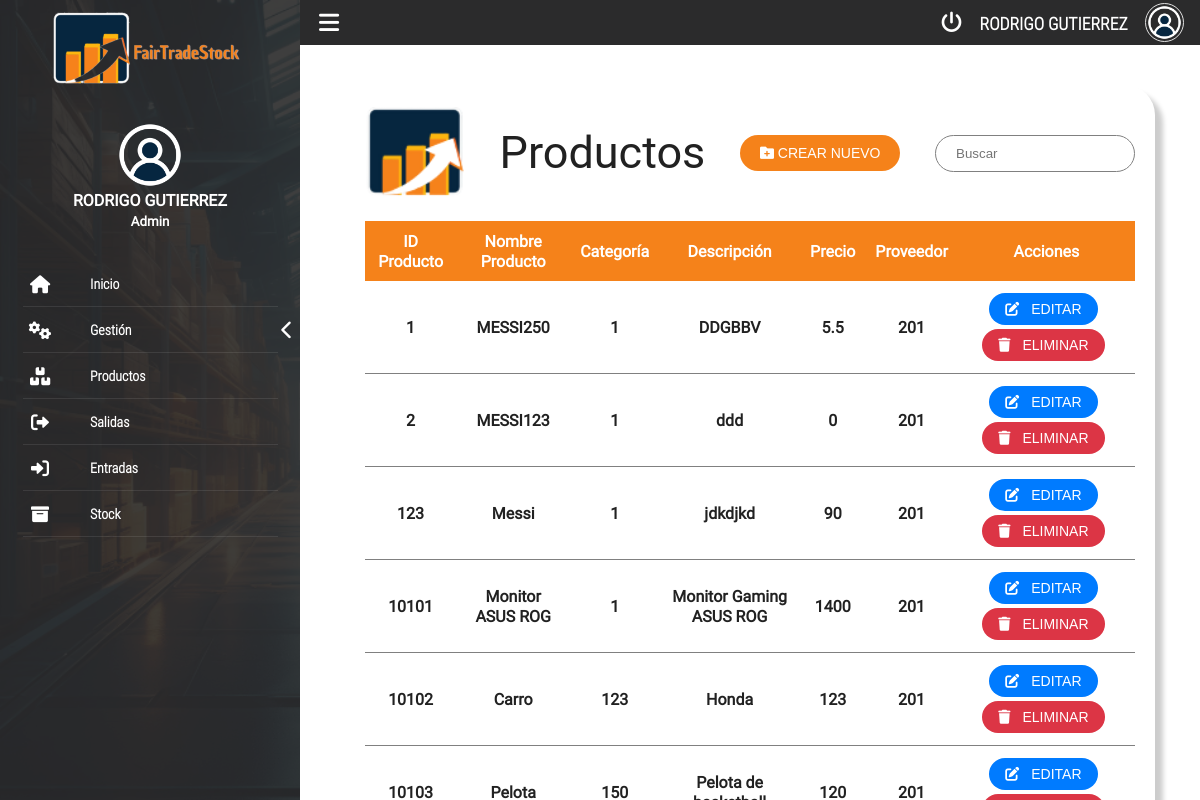
Page /?p=productos on the committed database.
### tables this page shows
CREATE TABLE `productos` (
  `id_producto` int(11) NOT NULL,
  `nombre` varchar(255) DEFAULT NULL,
  `id_categoria` int(11) DEFAULT NULL,
  `descripcion` text DEFAULT NULL,
  `precio` float DEFAULT NULL,
  `id_proveedor` int(11) DEFAULT NULL
);

### obtener_productos.php (the view, shortened to what this page needs)
<?php
include 'conexion.php';
$sql = "SELECT * FROM productos";
$result = $conn->query($sql);
if ($result->num_rows > 0) {
    while ($row = $result->fetch_assoc()) {
        echo "<tr>";
        echo "<td>" . htmlspecialchars($row["id_producto"]) . "</td>";
        echo "<td>" . htmlspecialchars($row["nombre"]) . "</td>";
        echo "<td>" . htmlspecialchars($row["id_categoria"]) . "</td>";
        echo "<td>" . htmlspecialchars($row["descripcion"]) . "</td>";
        echo "<td>" . htmlspecialchars($row["precio"]) . "</td>";
        echo "<td>" . htmlspecialchars($row["id_proveedor"]) . "</td>";
        echo '<td>
                <button class="editButton s-button" data-id="' . htmlspecialchars($row["id_producto"]) . '"><i class="fas fa-edit"></i> Editar</button>
                <button class="deleteButton s-button" data-id="' . htmlspecialchars($row["id_producto"]) . '"><i class="fas fa-trash"></i> Eliminar</button>
              </td>';
        echo "</tr>";
    }
} else {
    echo "<tr><td colspan='7'>No hay productos registrados</td></tr>";
}
?>

### index.php (shortened to what this page needs)
<!DOCTYPE html>
<html lang="es">
<head>
    <link rel="stylesheet" href="css/styles.css">
    <link rel="stylesheet" href="css/material.min.css">
    <link rel="stylesheet" href="css/jquery.mCustomScrollbar.css">
    <link rel="stylesheet" href="css/main.css">
    <link rel="stylesheet" href="https://cdnjs.cloudflare.com/ajax/libs/font-awesome/6.0.0-beta3/css/all.min.css">
</head>
<body>
<section class="full-width navLateral">
    <div class="full-width navLateral-bg btn-menu"></div>
    <div class="full-width navLateral-body">
        <div class="full-width navLateral-body-logo text-center tittles">
            <i class="zmdi zmdi-close btn-menu"></i> <img src="img/FairTrade Stock.png">
        </div>
        <figure class="full-width navLateral-body-tittle-menu">
            <div>
                <img src="assets/img/avatar-male.png" alt="Avatar" class="img-responsive">
            </div>
            <figcaption>
                <span>
                    RODRIGO GUTIERREZ<br>
                    <small>Admin</small>
                </span>
            </figcaption>
        </figure>
        <nav class="full-width">
            <ul class="full-width list-unstyle menu-principal">
                <li class="full-width">
                    <a href="./?p=resumen" class="full-width">
                        <div class="navLateral-body-cl">
                        <i class="fas fa-home icon-menu"></i>
                        </div>
                        <div class="navLateral-body-cr">
                            Inicio
                        </div>
                    </a>
                </li>
                <li class="full-width divider-menu-h"></li>
                <li class="full-width">
                    <a href="#!" class="full-width btn-subMenu">
                        <div class="navLateral-body-cl">
                        <i class="fas fa-cogs icon-menu"></i>
                        </div>
                        <div class="navLateral-body-cr">
                            Gestión
                        </div>
                        <span class="fas fa-chevron-left"></span>
                    </a>
                </li>
                <li class="full-width divider-menu-h"></li>
                <li class="full-width">
                    <a href="./?p=productos" class="full-width">
                        <div class="navLateral-body-cl">
                            <i class="fas fa-boxes icon-menu"></i>
                        </div>
                        <div class="navLateral-body-cr">
                            Productos
                        </div>
                    </a>
                </li>
                <li class="full-width divider-menu-h"></li>
                <li class="full-width">
                    <a href="./?p=salidas" class="full-width">
                        <div class="navLateral-body-cl">
                            <i class="fas fa-sign-out-alt icon-menu"></i>
                        </div>
                        <div class="navLateral-body-cr">
                            Salidas
                        </div>
                    </a>
                </li>
                <li class="full-width divider-menu-h"></li>
                <li class="full-width">
                    <a href="./?p=Entradas" class="full-width">
                        <div class="navLateral-body-cl">
                            <i class="fas fa-sign-in-alt icon-menu"></i>
                        </div>
                        <div class="navLateral-body-cr">
                            Entradas
                        </div>
                    </a>
                </li>
                <li class="full-width divider-menu-h"></li>
                <li class="full-width">
                    <a href="./?p=stock" class="full-width">
                        <div class="navLateral-body-cl">
                            <i class="fas fa-archive icon-menu"></i>
                        </div>
                        <div class="navLateral-body-cr">
                            Stock
                        </div>
                    </a>
                </li>
                <li class="full-width divider-menu-h"></li>
            </ul>
        </nav>
    </div>
</section>
<section class="full-width pageContent">
<div class="full-width navBar">
    <div class="full-width navBar-options">
        <i class="fas fa-bars btn-menu" id="btn-menu"></i>
        <nav class="navBar-options-list">
            <ul class="list-unstyle">
                <li class="btn-exit" id="btn-exit">
                    <i class="fas fa-power-off"></i>
                </li>
                <li class="text-condensedLight noLink"><small>RODRIGO GUTIERREZ</small></li>
                <li class="noLink">
                    <figure>
                        <img src="assets/img/avatar-male.png" alt="Avatar" class="img-responsive">
                    </figure>
                </li>
            </ul>
        </nav>
    </div>
</div>
    <section class="full-width text-center" style="padding: 40px 0;">
        <?php
            $page_content = isset($_GET['p'])  ? $_GET['p'] : "resumen";
            include($page_content.".php");
        ?>
    </section>
</section>
</body>
</html>

### productos.php (shortened to what this page needs)
<div class="container" style="margin: auto;">
    <div class="table_header">
        <img src="img/FairTradeStock.png" alt="Logo de la empresa" style="width: 100px; height: auto;">
        <h2>Productos</h2>
        <button id="showFormBtn"><i class="fas fa-folder-plus"></i> Crear nuevo</button>
        <div class="input_search">
            <input type="search" id="searchInput" placeholder="Buscar" />
        </div>
    </div>
    <div class="table_container">
        <table id="productTable">
            <thead>
                <tr>
                    <th>ID Producto <i class="bi bi-chevron-expand"></i></th>
                    <th>Nombre Producto <i class="bi bi-chevron-expand"></i></th>
                    <th>Categoría <i class="bi bi-chevron-expand"></i></th>
                    <th>Descripción <i class="bi bi-chevron-expand"></i></th>
                    <th>Precio <i class="bi bi-chevron-expand"></i></th>
                    <th>Proveedor <i class="bi bi-chevron-expand"></i></th>
                    <th>Acciones <i class="bi bi-chevron-expand"></i></th>
                </tr>
            </thead>
            <tbody>
                <?php include 'obtener_productos.php'; ?>
            </tbody>
        </table>
    </div>
</div>

### css/styles.css (style rules this page uses)
* { margin: 0; padding: 0; box-sizing: border-box; }
body { justify-content: center; align-items: center; min-height: 100vh; font-family: 'Raleway', sans-serif; background-color: white; }
.container { display: flex; flex-direction: column; align-items: center; box-shadow: 8px 8px 5px 0px rgba(0, 0, 0, 0.2); width: 90%; max-width: 1200px; background-color: white; border-radius: 30px; overflow: hidden; padding: 20px; }
.table_header { display: flex; justify-content: space-between; align-items: center; flex-wrap: wrap; gap: 10px; width: 100%; }
button { outline: none; border: none; background-color: #F5821A; color: #ffffff; padding: 10px 20px; border-radius: 20px; text-transform: uppercase; font-size: 14px; cursor: pointer; transition: background-color 0.3s ease; }
.input_search { position: relative; display: flex; align-items: center; }
.input_search input { border-radius: 30px; width: 200px; outline: none; padding: 10px 20px; border: 1px solid gray; transition: border-color 0.3s ease; }
.table_container { margin-top: 20px; overflow-x: auto; width: 100%; display: flex; justify-content: center; }
table { border-spacing: 0; width: 100%; border-radius: 20px; min-width: 600px; margin: 0 auto; }
thead { background-color: #F5821A; color: white; }
thead th { padding: 10px; }
tbody tr td { padding: 10px; text-align: center; border-bottom: 1px solid gray; }
.s-button { font-size: 14px; padding: 10px 20px; border-radius: 20px; background-color: #F5821A; color: #ffffff; border: none; outline: none; text-transform: uppercase; cursor: pointer; transition: background-color 0.3s ease; margin: 2px; }
.s-button { outline: none; border: none; background-color: #007bff; color: #ffffff; padding: 8px 16px; border-radius: 20px; text-transform: uppercase; font-size: 14px; cursor: pointer; transition: background-color 0.3s ease; margin-right: 8px; }
.s-button i { margin-right: 8px; }
.s-button.deleteButton { background-color: #dc3545; }
img { max-width: 100%; height: auto; }

### rows in the picture
productos: id_producto "1", nombre "MESSI250", id_categoria "1", descripcion "DDGBBV", precio "5.5", id_proveedor "201"
productos: id_producto "2", nombre "MESSI123", id_categoria "1", descripcion "ddd", precio "0", id_proveedor "201"
productos: id_producto "123", nombre "Messi", id_categoria "1", descripcion "jdkdjkd", precio "90", id_proveedor "201"
productos: id_producto "10101", nombre "Monitor ASUS ROG", id_categoria "1", descripcion "Monitor Gaming ASUS ROG", precio "1400", id_proveedor "201"
productos: id_producto "10102", nombre "Carro", id_categoria "123", descripcion "Honda", precio "123", id_proveedor "201"
productos: descripcion "Pelota de…"
